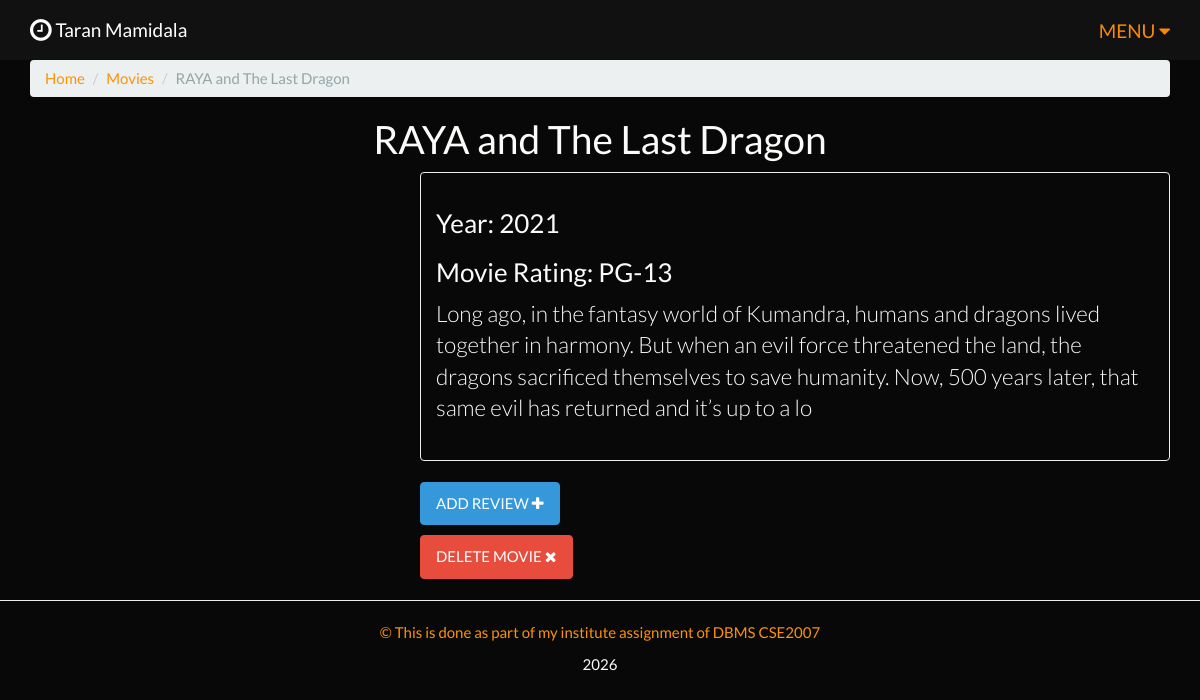
The app's page /moviedetails.php?id=2 with its own data.
### tables this page shows
CREATE TABLE `movies` (
  `movie_id` int(11) unsigned NOT NULL AUTO_INCREMENT,
  `movie_name` varchar(255) NOT NULL DEFAULT '',
  `movie_year` int(4) NOT NULL,
  `movie_rating` varchar(10) NOT NULL DEFAULT '',
  `movie_overview` varchar(255) DEFAULT NULL,
  `movie_img` varchar(200) NOT NULL,
  PRIMARY KEY (`movie_id`)
);

### includes/database.php (called while the page is built, shortened)
<?php
	$tblMovies = "movies";
	$tblReviews = "reviews";
?>

### moviedetails.php (the view, shortened to what this page needs)
<?php
require_once('includes/database.php');
$id = $_GET['id'];
$query_str = "SELECT * FROM $tblMovies WHERE movie_id = '" . $id . "'";
$review_str = "SELECT review_rating, review_description FROM $tblReviews WHERE reviews.review_movie_id=" . $id . "";
$result = $conn->query($query_str);
$review_result = $conn->query($review_str);
if (!$result || !$review_result) {
	$errno = $conn->errno;
	$errmsg = $conn->error;
	echo "Selection failed with: ($errno) $errmsg<br/>\n";
	$conn->close();
	exit;
} else {
	$result_row = $result->fetch_assoc();
	require_once ('includes/header.php');
	?>
	<div class="container wrapper">
	<ul class="breadcrumb">
		<li><a href="index.php">Home</a></li>
		<li><a href="movies.php">Movies</a></li>
		<li class="active"><?php echo $result_row['movie_name'] ?></li>
	</ul>
	<h1 class="text-center"><?php echo $result_row['movie_name'] ?></h1>
	<div class="row">
		<div class="col-xs-3 col-xs-offset-1">
		</div>
		<div class="col-xs-8">
			<div class="panel panel-default">
				<div class="panel-body">
					<h3>Year: <?php echo $result_row['movie_year'] ?></h3>
					<h3>Movie Rating: <?php echo $result_row['movie_rating'] ?></h3>
					<p class="lead"><?php echo $result_row['movie_overview'] ?></p>
				</div>
			</div>
				<p>
					<a class="btn btn-info" href="addreview.php?id=<?php echo $result_row['movie_id'] ?>" role="button">ADD REVIEW <i class="fa fa-plus"></i></a></p>
						<a class="btn btn-danger" href="deletemovie.php?id=<?php echo $result_row['movie_id']; ?>">DELETE MOVIE <i class="fa fa-close"></i></a>
		</div>
	</div>
<?php } ?>
</div>
<?php
include_once('includes/footer.php');

### records on screen
movies: movie_name "RAYA and The Last Dragon", movie_year "2021", movie_rating "PG-13", movie_overview "Long ago, in the fantasy world of Kumandra, humans and dragons lived together in harmony. But when an evil force threatened the land, the dragons sacrificed themselves to save humanity. Now, 500 years later, that same evil has returned and it’s up to a lo"
